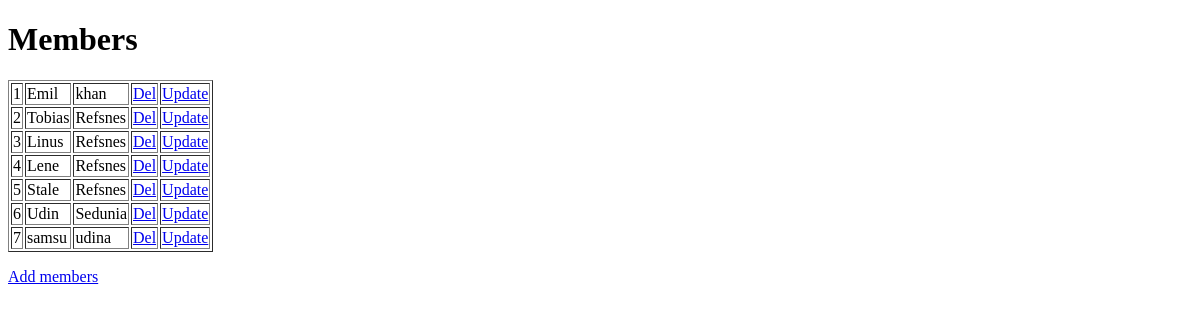
/members/, run on an earlier commit of the app's database.
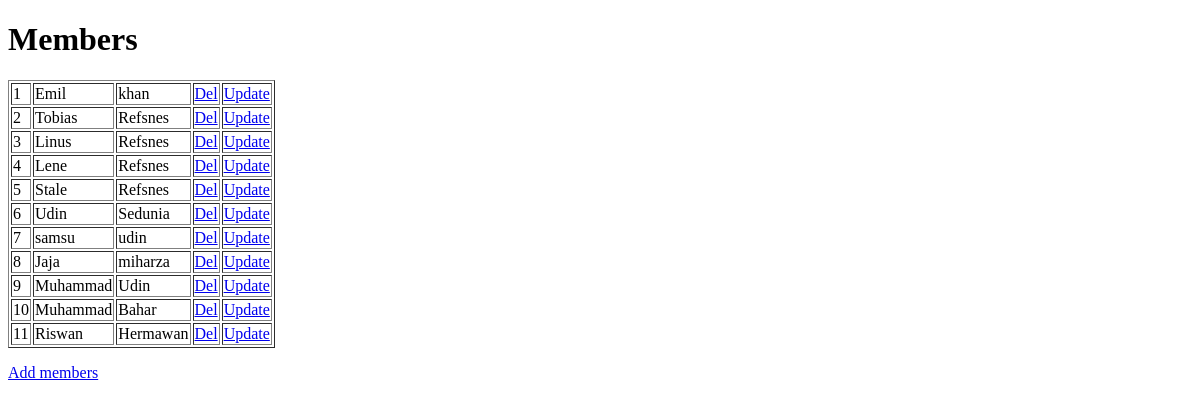
And on a later commit of the database.
### members/models.py (models this page shows)
class Members(models.Model):
    firstname = models.CharField(max_length=255)
    lastname = models.CharField(max_length=255)

### members/views.py (the view)
# urls.py: path('', views.index, name='index'),
def index(request):
    my_members = Members.objects.all().values()
    template = loader.get_template('myfirst.html')
    context = {
        'my_members': my_members
    }
    return HttpResponse(template.render(context, request))

### members/templates/myfirst.html (shortened to what this page needs)
{% extends 'master.html' %}
  {% block content %}
        <h1>Members</h1>
        <table border="1">
            {% for x in my_members %}
            <tr>
                <td>{{ forloop.counter }}</td>
                <td>{{ x.firstname }}</td>
                <td>{{ x.lastname }}</td>
                <td><a href="delete/{{x.id}}">Del</a></td>
                <td><a href="update/{{ x.id }}">Update</a></td>
            </tr>
            {% endfor %}
        </table>
        <p>
        <a href="add/">Add members</a>
        </p>
  {% endblock %}

### members/templates/master.html (shortened to what this page needs)
<!DOCTYPE html>
<html>
  <head>
  </head>
  <body>
    {% block content %} {% endblock %}
  </body>
</html>

What changed in the data, as far as the page shows it:
changed Members "samsu": lastname "udina" → "udin"
added Members: firstname "Jaja", lastname "miharza"
added Members: firstname "Muhammad", lastname "Udin"
added Members: firstname "Muhammad", lastname "Bahar"
added Members: firstname "Riswan", lastname "Hermawan"
